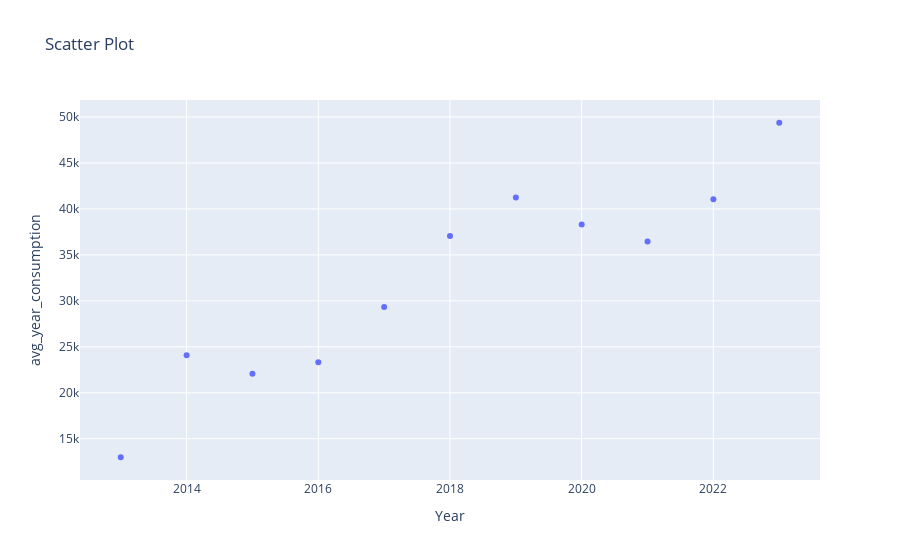

The notebook cell saved with this chart:
### Markdown cell above
as the number of months are not equal, it will be best to look at mean per months.

### Code cell
df['avg_year_consumption'] = df['consumption_yearly']/count
fig = px.scatter(df, x='Year', y='avg_year_consumption', title='Scatter Plot')
fig.show()

### Figure 1 — Plotly figure (JSON) as saved in the notebook; plotly's stock layout.template omitted (floating-point values rounded to 4 significant figures)
{"data": [{"hovertemplate": "Year=%{x}<br>avg_year_consumption=%{y}<extra></extra>", "legendgroup": "", "marker": {"color": "#636efa", "symbol": "circle"}, "mode": "markers", "name": "", "orientation": "v", "showlegend": false, "type": "scatter", "x": [2013, 2014, 2015, 2016, 2017, 2018, 2019, 2020, 2021, 2022, 2023], "xaxis": "x", "y": [12980.0, 24080.0, 22070.0, 23330.0, 29330.0, 37050.0, 41230.0, 38310.0, 36460.0, 41050.0, 49380.0], "yaxis": "y"}], "layout": {"legend": {"tracegroupgap": 0}, "title": {"text": "Scatter Plot"}, "xaxis": {"anchor": "y", "domain": [0, 1], "title": {"text": "Year"}}, "yaxis": {"anchor": "x", "domain": [0, 1], "title": {"text": "avg_year_consumption"}}}}
